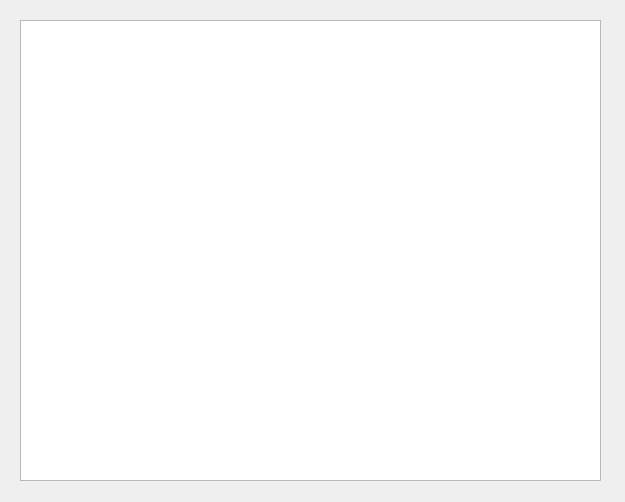
<?xml version="1.0" encoding="UTF-8"?>
<ui version="4.0">
 <class>Form</class>
 <widget class="QWidget" name="Form">
  <property name="geometry">
   <rect>
    <x>0</x>
    <y>0</y>
    <width>625</width>
    <height>502</height>
   </rect>
  </property>
  <property name="windowTitle">
   <string>Form</string>
  </property>
  <widget class="QTextEdit" name="textEdit">
   <property name="geometry">
    <rect>
     <x>20</x>
     <y>20</y>
     <width>581</width>
     <height>461</height>
    </rect>
   </property>
  </widget>
 </widget>
 <resources/>
 <connections/>
</ui>
